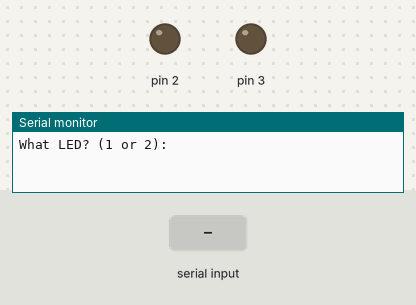
Bench run of a sketch on a simulated Arduino Uno, built with avr-gcc and run on an emulated ATmega328P. Shown: output pins drawn as LEDs (lit = HIGH), the last lines printed to the serial monitor. Inputs (shaded band) come from the test bench.

Above: at 1.2 s.
1.3 s: "90,45\n" received over Serial
2.8 s: "1\n" received over Serial
4.3 s: "2\n" received over Serial
At 5.5 s:
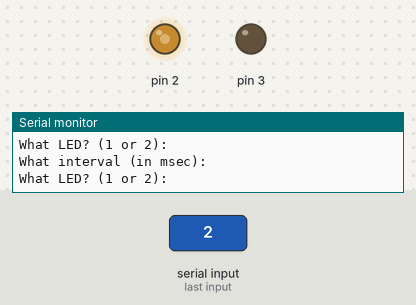
Timing chart, 0 to 7.3 s (numbered marks = the images above; inputs shaded):
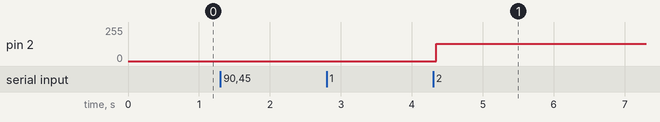

The sketch:

arduino.ino
```cpp
#include <Arduino.h>
#include <limits.h>


/* Custom register definitions for the ATmega328P */
#define MY_TCCR2A (*(volatile unsigned char *)0xB0)
#define MY_TCCR2B (*(volatile unsigned char *)0xB1)
#define MY_TCNT2  (*(volatile unsigned char *)0xB2)
#define MY_OCR2A  (*(volatile unsigned char *)0xB3)
#define MY_TIMSK2 (*(volatile unsigned char *)0x70)
#define MY_TIFR2  (*(volatile unsigned char *)0x37)
#define MY_SREG   (*(volatile unsigned char *)0x5F)


volatile unsigned long myMilliCounter = 0;


int selectedLED = -1;


unsigned long blinkRateOne = 0;
unsigned long blinkRateTwo = 0;


unsigned long blinkTrackerOne = 0;
unsigned long blinkTrackerTwo = 0;


unsigned long inputValue = 0;
int inputStarted = 0;
int inputInvalid = 0;


/* Custom Timer2 compare-match interrupt */
extern "C" void __vector_7(void)
    __attribute__((signal, used, externally_visible));


void __vector_7(void)
{
  myMilliCounter++;
}


/* Returns a copy of the millisecond */
unsigned long myMilli(void)
{
  unsigned char savedStatus;
  unsigned long currentTime;


  savedStatus = MY_SREG;
  __asm__ __volatile__("cli" ::: "memory");


  currentTime = myMilliCounter;


  MY_SREG = savedStatus;
  __asm__ __volatile__("" ::: "memory");


  return currentTime;
}


/* Configures Timer2 to interrupt once every millisecond */
void setupMyMilli(void)
{
  unsigned char savedStatus;


  savedStatus = MY_SREG;
  __asm__ __volatile__("cli" ::: "memory");


  MY_TCCR2B = 0;       /* Stop Timer2 */
  MY_TIMSK2 = 0;       /* Disable Timer2 interrupts */
  MY_TCCR2A = 0x02;    /* Clear timer on compare match */
  MY_TCNT2 = 0;
  MY_OCR2A = 249;      /* 250 counts per interrupt */
  MY_TIFR2 = 0x07;     /* Clear old interrupt flags */


  myMilliCounter = 0;


  MY_TIMSK2 = 0x02;    /* Enable compare-match A interrupt */
  MY_TCCR2B = 0x04;    /* Start Timer2 with prescaler 64 */


  MY_SREG = savedStatus;
  __asm__ __volatile__("" ::: "memory");
}


/* Processes a complete number after Enter is pressed */
void processInput(void)
{
  unsigned long currentTime;


  if (inputInvalid) {
    Serial.println("Invalid input. Enter a whole number.");
  }
  else if (selectedLED == -1) {
    if (inputValue == 1 || inputValue == 2) {
      selectedLED = (int)inputValue;
    }
    else {
      Serial.println("Please choose LED 1 or 2.");
    }
  }
  else {
    currentTime = myMilli();


    if (selectedLED == 1) {
      blinkRateOne = inputValue;
      blinkTrackerOne = currentTime;
      digitalWrite(2, LOW);
    }
    else {
      blinkRateTwo = inputValue;
      blinkTrackerTwo = currentTime;
      digitalWrite(3, LOW);
    }


    selectedLED = -1;
  }


  inputValue = 0;
  inputStarted = 0;
  inputInvalid = 0;


  if (selectedLED == -1) {
    Serial.println("What LED? (1 or 2):");
  }
  else {
    Serial.println("What interval (in msec):");
  }
}


/* Reads one character at a time so LEDs keep blinking */
void taskSerial(void)
{
  char character;
  unsigned long digit;


  if (Serial.available() <= 0) {
    return;
  }


  character = (char)Serial.read();


  if (character == '\r' || character == '\n') {
    if (inputStarted) {
      processInput();
    }
  }
  else if (character >= '0' && character <= '9') {
    inputStarted = 1;
    digit = (unsigned long)(character - '0');


    /* Prevent the input number from overflowing */
    if (inputValue > (ULONG_MAX - digit) / 10UL) {
      inputInvalid = 1;
    }
    else {
      inputValue = inputValue * 10UL + digit;
    }
  }
  else {
    inputStarted = 1;
    inputInvalid = 1;
  }
}


void setup(void)
{
  Serial.begin(9600);


  pinMode(2, OUTPUT);
  pinMode(3, OUTPUT);


  digitalWrite(2, LOW);
  digitalWrite(3, LOW);


  setupMyMilli();


  Serial.println("What LED? (1 or 2):");
}


void loop(void)
{
  unsigned long currentTime;
  unsigned long halfInterval;


  currentTime = myMilli();


  /* LED 1 */
  if (blinkRateOne > 0) {
    halfInterval = blinkRateOne / 2;


    if (halfInterval == 0) {
      halfInterval = 1;
    }


    if (currentTime - blinkTrackerOne >= halfInterval) {
      digitalWrite(2, !digitalRead(2));
      blinkTrackerOne = currentTime;
    }
  }


  /* LED 2 */
  if (blinkRateTwo > 0) {
    halfInterval = blinkRateTwo / 2;


    if (halfInterval == 0) {
      halfInterval = 1;
    }


    if (currentTime - blinkTrackerTwo >= halfInterval) {
      digitalWrite(3, !digitalRead(3));
      blinkTrackerTwo = currentTime;
    }
  }


  taskSerial();
}
```

Measured:
- after the input at 4.3 s, pin 2: 0/255 → 128/255 after 0.05 s
